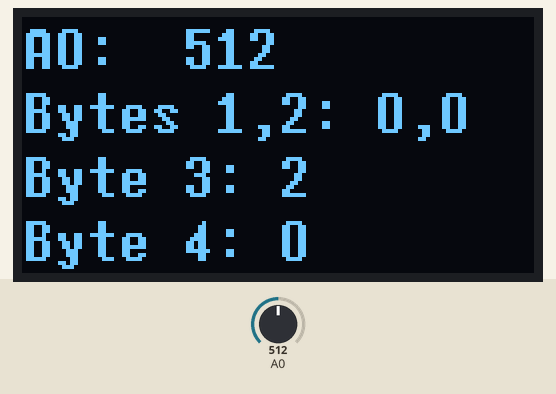
A sketch run on a simulated Arduino Uno, built with avr-gcc and run on an emulated ATmega328P. Shown: 128×64 one-colour display. The test bench sets the inputs (shaded band); at power-on: A0 = 512. What the sketch prints to the serial monitor is not drawn.

Above: at 1.2 s.
1.3 s: A0 set to 716
At 2.6 s:
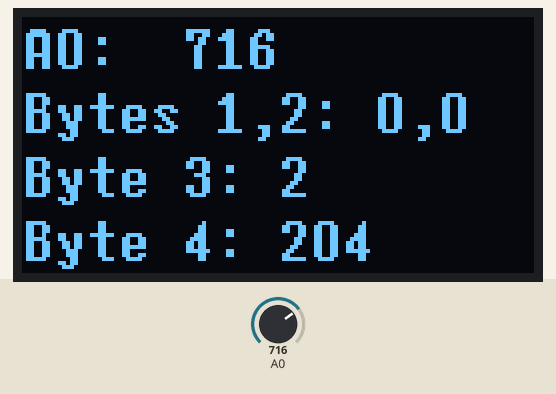
2.9 s: A0 set to 900
At 5.1 s:
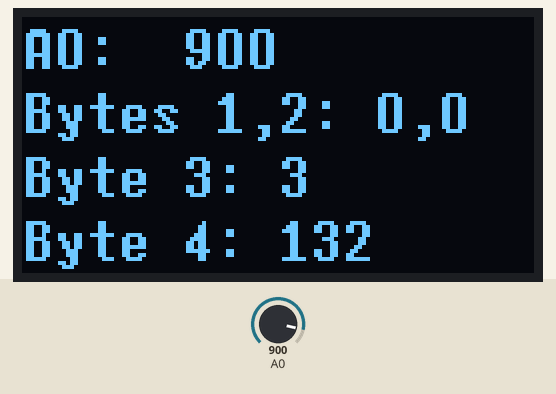
5.6 s: A0 set to 1023
At 7.9 s:
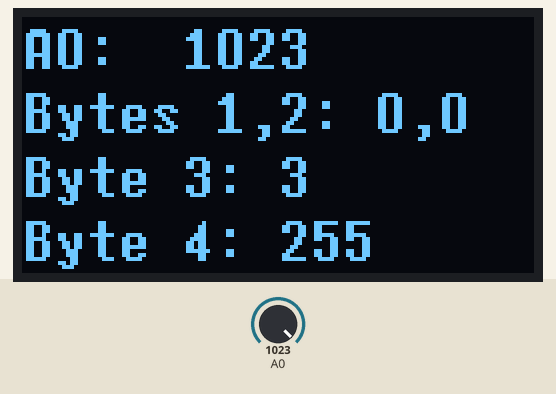
8.3 s: A0 set to 511
At 10.7 s:
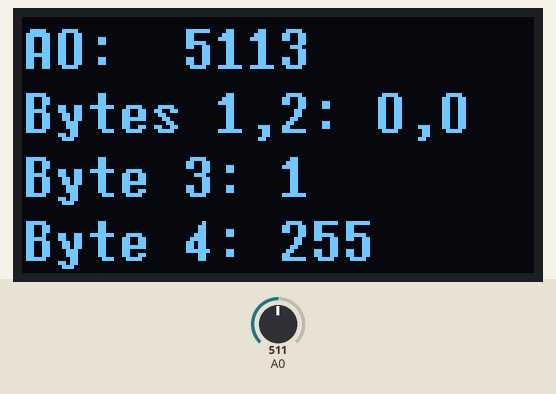
Timing chart, 0 to 12.1 s (numbered marks = the images above; inputs shaded):
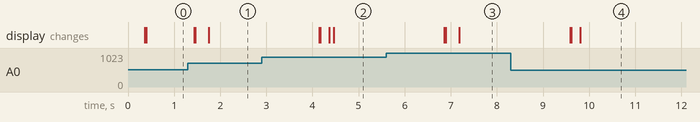

Measured:
- after the input at 1.3 s, the display: first changes after 0.14 s (image 1 shows a later state)
- after the input at 2.9 s, the display: first changes after 1.3 s (image 2 shows a later state)
- after the input at 5.6 s, the display: first changes after 1.3 s (image 3 shows a later state)
- after the input at 8.3 s, the display: first changes after 1.3 s (image 4 shows a later state)

The sketch:

part_b_arduino_oled.ino
```cpp
#include <Arduino.h>
#include <U8x8lib.h>
auto display = U8X8_SSD1306_128X64_NONAME_HW_I2C(U8X8_PIN_NONE);
/* ----- setup --------- */
void setup() {
 Serial.begin(9600);
 display.begin();
 display.setFlipMode(0);
 display.clearDisplay();
 display.setFont(u8x8_font_7x14B_1x2_r);

}
/* -------- Pot read function. ----------
* Read the potentiometer value (or any other analogue sensor on A0)
* Break up the two bytes of data from A0 into "high" and "low"
* Move those two bytes into an array of four bytes.
* First two bytes are zero. Then high byte. Then low byte.
*
* Once the four bytes are done, send a "newline".
*
* Why bytes? Because the Java program is interpreting individual
* bytes of data. The Java program waits for the newline to signal
* that a particular round of data upload is done. */
void sendPotentiometerData() {
 const auto value = analogRead(A0);
 const byte data[] = {0, 0, highByte(value), lowByte(value)};
Serial.write(data, 4); // send 0,0, "high byte", "low byte"
 Serial.println(); // send "newline"
}
// read A0 and display on OLED
void displayA0(){
 const auto value = analogRead(A0);
 const byte data[] = {0, 0, highByte(value), lowByte(value)};
 display.setCursor(0,0); display.print("A0: ");
 display.setCursor(5,0); display.print(value);
 display.setCursor(0,2); display.print("Bytes 1,2: " + String(data[0]) + "," +
String(data[1]));
 display.setCursor(0,4); display.print("Byte 3: " + String(data[2]));
 display.setCursor(0,6); display.print("Byte 4: " + String(data[3]));
}
/* ---- loop -------- */
void loop() {
 displayA0(); // show on OLED
 sendPotentiometerData(); // write to serial port
 delay(1000); // wait so you don't saturate
 // the serial line and block
 // potential reloads of Arduino code
}
```
